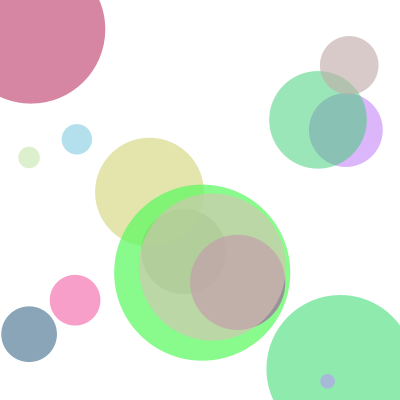
Frame 1 (no input)
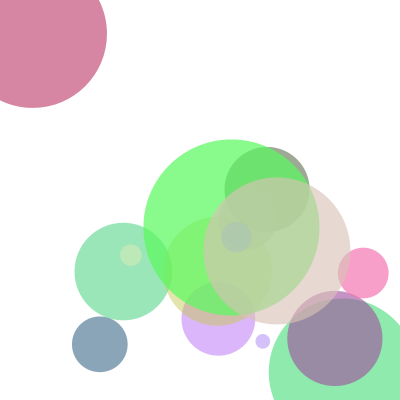
Frame 60 (the mouse pressed at the canvas centre just before this capture)
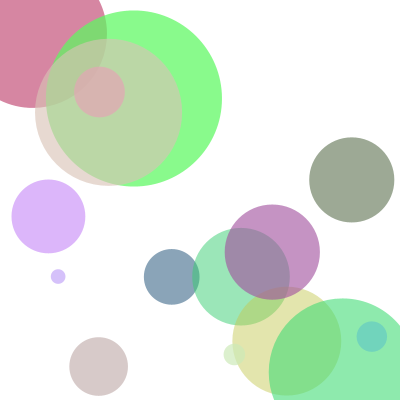
Frame 120 (the mouse held since frame 60 and released just before this capture)

The Processing sketch that drew these frames (run headless with seeded random() and noise(); from frame 60 on, the mouse is pressed at the canvas centre):

// Processing sketch: processing_83545
// ── processing_83545.pde

// bouncing balls
myBall[] ball= new myBall[15];
 
void setup() {
  size(400, 400);
  noStroke();
  smooth();
  for (int i = 0; i < ball.length; i++) {
    ball[i] = new myBall();
  }
}
 
void draw() {
  background(255);
  for (int i = 0; i < ball.length; i++) {
    ball[i].move();
    ball[i].display();
  }
}
 
class myBall {
  // attributes
  color c;
  float xpos;
  float ypos;
  float xspeed;
  float yspeed;
  float mysize;
 
  // constructor
  myBall () {
    c = color(random(50,255), random(50,255), random(50,255), random(100,200));
    xpos = random(400);
    ypos = random(400);
    xspeed = random(1,5);
    yspeed = random(1,5);
    mysize = random(10,200);
  }
 
  // methods (behavior)
  void move() {
    if (xpos+(mysize/2) > 400 || xpos-(mysize/2) < 0) {
      xspeed = xspeed * (-1);
    }
    if (ypos+(mysize/2) > 400 || ypos-(mysize/2) < 0) {
      yspeed = yspeed * (-1);
    }
    xpos = xpos + xspeed;
    ypos = ypos + yspeed;
  }
 
  void display() {
    fill(c);
    ellipse(xpos, ypos, mysize, mysize);
  }
}
